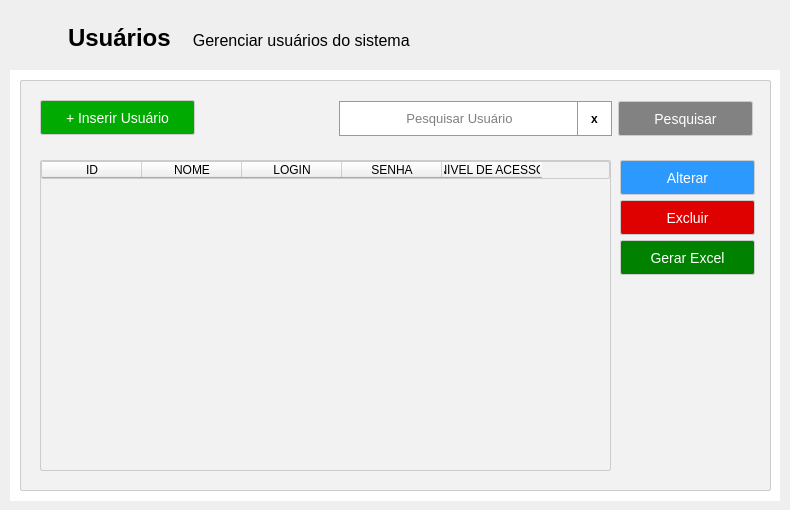
<?xml version="1.0" encoding="UTF-8"?>
<ui version="4.0">
 <class>Tela_Usuarios</class>
 <widget class="QWidget" name="Tela_Usuarios">
  <property name="geometry">
   <rect>
    <x>0</x>
    <y>0</y>
    <width>790</width>
    <height>510</height>
   </rect>
  </property>
  <property name="maximumSize">
   <size>
    <width>790</width>
    <height>510</height>
   </size>
  </property>
  <property name="windowTitle">
   <string>Usuários</string>
  </property>
  <widget class="QStackedWidget" name="Pages">
   <property name="geometry">
    <rect>
     <x>10</x>
     <y>70</y>
     <width>770</width>
     <height>431</height>
    </rect>
   </property>
   <property name="minimumSize">
    <size>
     <width>770</width>
     <height>0</height>
    </size>
   </property>
   <property name="maximumSize">
    <size>
     <width>770</width>
     <height>16777215</height>
    </size>
   </property>
   <property name="styleSheet">
    <string notr="true">background-color: rgb(255, 255, 255);</string>
   </property>
   <property name="currentIndex">
    <number>2</number>
   </property>
   <widget class="QWidget" name="tela_form_cadastrar_usuario">
    <widget class="QPushButton" name="btn_cancelar_cadastro_usuario">
     <property name="geometry">
      <rect>
       <x>180</x>
       <y>220</y>
       <width>155</width>
       <height>35</height>
      </rect>
     </property>
     <property name="minimumSize">
      <size>
       <width>155</width>
       <height>35</height>
      </size>
     </property>
     <property name="font">
      <font>
       <pointsize>-1</pointsize>
      </font>
     </property>
     <property name="cursor">
      <cursorShape>PointingHandCursor</cursorShape>
     </property>
     <property name="styleSheet">
      <string notr="true">QPushButton{
	
	
	background-color: rgb(223, 0, 0);
	border-radius: 2px;
	font-size: 14px;
	color: rgb(255, 255, 255);

}

QPushButton:hover{
	
	
	background-color: rgb(156, 0, 0);

}</string>
     </property>
     <property name="text">
      <string>Cancelar</string>
     </property>
    </widget>
    <widget class="QPushButton" name="btn_salvar_cadastro_usuario">
     <property name="geometry">
      <rect>
       <x>10</x>
       <y>220</y>
       <width>155</width>
       <height>35</height>
      </rect>
     </property>
     <property name="minimumSize">
      <size>
       <width>155</width>
       <height>35</height>
      </size>
     </property>
     <property name="font">
      <font>
       <pointsize>-1</pointsize>
      </font>
     </property>
     <property name="cursor">
      <cursorShape>PointingHandCursor</cursorShape>
     </property>
     <property name="styleSheet">
      <string notr="true">QPushButton{
	
	background-color: rgb(0, 170, 0);
	border-radius: 2px;
	font-size: 14px;
	
	color: rgb(255, 255, 255);
}

QPushButton:hover{
	
	
	background-color: rgb(0, 90, 0);
	
}</string>
     </property>
     <property name="text">
      <string>Salvar</string>
     </property>
    </widget>
    <widget class="QFrame" name="frame">
     <property name="geometry">
      <rect>
       <x>10</x>
       <y>50</y>
       <width>751</width>
       <height>151</height>
      </rect>
     </property>
     <property name="styleSheet">
      <string notr="true">background-color: rgb(242, 242, 242);
border: 1px solid #ccc;
border-radius: 2px;</string>
     </property>
     <property name="frameShape">
      <enum>QFrame::StyledPanel</enum>
     </property>
     <property name="frameShadow">
      <enum>QFrame::Raised</enum>
     </property>
     <widget class="QLabel" name="label_7">
      <property name="geometry">
       <rect>
        <x>20</x>
        <y>20</y>
        <width>70</width>
        <height>20</height>
       </rect>
      </property>
      <property name="minimumSize">
       <size>
        <width>70</width>
        <height>0</height>
       </size>
      </property>
      <property name="font">
       <font>
        <weight>50</weight>
        <bold>false</bold>
       </font>
      </property>
      <property name="styleSheet">
       <string notr="true">border: none;</string>
      </property>
      <property name="text">
       <string>&lt;html&gt;&lt;head/&gt;&lt;body&gt;&lt;p&gt;&lt;span style=&quot; font-size:11pt;&quot;&gt;Nome&lt;/span&gt;&lt;/p&gt;&lt;/body&gt;&lt;/html&gt;</string>
      </property>
     </widget>
     <widget class="QLineEdit" name="input_cadastrar_nome_usuario">
      <property name="geometry">
       <rect>
        <x>80</x>
        <y>20</y>
        <width>431</width>
        <height>25</height>
       </rect>
      </property>
      <property name="minimumSize">
       <size>
        <width>0</width>
        <height>0</height>
       </size>
      </property>
      <property name="styleSheet">
       <string notr="true">font-size: 16px;
background-color: rgb(255, 255, 255);
</string>
      </property>
     </widget>
     <widget class="QLabel" name="label_14">
      <property name="geometry">
       <rect>
        <x>20</x>
        <y>50</y>
        <width>70</width>
        <height>16</height>
       </rect>
      </property>
      <property name="minimumSize">
       <size>
        <width>70</width>
        <height>0</height>
       </size>
      </property>
      <property name="font">
       <font>
        <weight>50</weight>
        <bold>false</bold>
       </font>
      </property>
      <property name="styleSheet">
       <string notr="true">border: none;</string>
      </property>
      <property name="text">
       <string>&lt;html&gt;&lt;head/&gt;&lt;body&gt;&lt;p&gt;&lt;span style=&quot; font-size:11pt;&quot;&gt;Usuário&lt;/span&gt;&lt;/p&gt;&lt;/body&gt;&lt;/html&gt;</string>
      </property>
     </widget>
     <widget class="QLineEdit" name="input_cadastrar_login_usuario">
      <property name="geometry">
       <rect>
        <x>80</x>
        <y>50</y>
        <width>431</width>
        <height>25</height>
       </rect>
      </property>
      <property name="styleSheet">
       <string notr="true">font-size: 16px;
background-color: rgb(255, 255, 255);</string>
      </property>
     </widget>
     <widget class="QLabel" name="label_15">
      <property name="geometry">
       <rect>
        <x>20</x>
        <y>80</y>
        <width>70</width>
        <height>20</height>
       </rect>
      </property>
      <property name="minimumSize">
       <size>
        <width>70</width>
        <height>0</height>
       </size>
      </property>
      <property name="font">
       <font>
        <weight>50</weight>
        <bold>false</bold>
       </font>
      </property>
      <property name="styleSheet">
       <string notr="true">border: none;</string>
      </property>
      <property name="text">
       <string>&lt;html&gt;&lt;head/&gt;&lt;body&gt;&lt;p&gt;&lt;span style=&quot; font-size:11pt;&quot;&gt;Senha&lt;/span&gt;&lt;/p&gt;&lt;/body&gt;&lt;/html&gt;</string>
      </property>
     </widget>
     <widget class="QLineEdit" name="input_cadastrar_senha_usuario">
      <property name="geometry">
       <rect>
        <x>80</x>
        <y>80</y>
        <width>150</width>
        <height>25</height>
       </rect>
      </property>
      <property name="minimumSize">
       <size>
        <width>150</width>
        <height>0</height>
       </size>
      </property>
      <property name="styleSheet">
       <string notr="true">font-size: 16px;
background-color: rgb(255, 255, 255);</string>
      </property>
      <property name="echoMode">
       <enum>QLineEdit::Password</enum>
      </property>
     </widget>
     <widget class="QLabel" name="label_16">
      <property name="geometry">
       <rect>
        <x>240</x>
        <y>80</y>
        <width>111</width>
        <height>20</height>
       </rect>
      </property>
      <property name="minimumSize">
       <size>
        <width>70</width>
        <height>0</height>
       </size>
      </property>
      <property name="font">
       <font>
        <weight>50</weight>
        <bold>false</bold>
       </font>
      </property>
      <property name="styleSheet">
       <string notr="true">border: none;</string>
      </property>
      <property name="text">
       <string>&lt;html&gt;&lt;head/&gt;&lt;body&gt;&lt;p align=&quot;right&quot;&gt;&lt;span style=&quot; font-size:11pt;&quot;&gt;Confirmar Senha&lt;/span&gt;&lt;/p&gt;&lt;/body&gt;&lt;/html&gt;</string>
      </property>
     </widget>
     <widget class="QLineEdit" name="input_cadastrar_senha_2_usuario">
      <property name="geometry">
       <rect>
        <x>360</x>
        <y>80</y>
        <width>150</width>
        <height>25</height>
       </rect>
      </property>
      <property name="minimumSize">
       <size>
        <width>150</width>
        <height>0</height>
       </size>
      </property>
      <property name="styleSheet">
       <string notr="true">font-size: 16px;
background-color: rgb(255, 255, 255);</string>
      </property>
      <property name="echoMode">
       <enum>QLineEdit::Password</enum>
      </property>
     </widget>
     <widget class="QLabel" name="label_17">
      <property name="geometry">
       <rect>
        <x>20</x>
        <y>110</y>
        <width>101</width>
        <height>20</height>
       </rect>
      </property>
      <property name="minimumSize">
       <size>
        <width>70</width>
        <height>0</height>
       </size>
      </property>
      <property name="font">
       <font>
        <weight>50</weight>
        <bold>false</bold>
       </font>
      </property>
      <property name="styleSheet">
       <string notr="true">border: none;</string>
      </property>
      <property name="text">
       <string>&lt;html&gt;&lt;head/&gt;&lt;body&gt;&lt;p align=&quot;right&quot;&gt;&lt;span style=&quot; font-size:11pt;&quot;&gt;Nível de Acesso&lt;/span&gt;&lt;/p&gt;&lt;/body&gt;&lt;/html&gt;</string>
      </property>
     </widget>
     <widget class="QComboBox" name="cb_cadastrar_acesso_usuario">
      <property name="geometry">
       <rect>
        <x>140</x>
        <y>110</y>
        <width>371</width>
        <height>25</height>
       </rect>
      </property>
      <property name="sizePolicy">
       <sizepolicy hsizetype="Expanding" vsizetype="Fixed">
        <horstretch>0</horstretch>
        <verstretch>0</verstretch>
       </sizepolicy>
      </property>
      <property name="font">
       <font>
        <pointsize>11</pointsize>
       </font>
      </property>
      <property name="styleSheet">
       <string notr="true">background-color: rgb(255, 255, 255);
padding: 5px;</string>
      </property>
      <item>
       <property name="text">
        <string>Usuário</string>
       </property>
      </item>
      <item>
       <property name="text">
        <string>Administrador</string>
       </property>
      </item>
     </widget>
     <widget class="QLabel" name="label">
      <property name="geometry">
       <rect>
        <x>560</x>
        <y>20</y>
        <width>151</width>
        <height>110</height>
       </rect>
      </property>
      <property name="minimumSize">
       <size>
        <width>110</width>
        <height>110</height>
       </size>
      </property>
      <property name="styleSheet">
       <string notr="true">border: none;</string>
      </property>
      <property name="text">
       <string>&lt;html&gt;&lt;head/&gt;&lt;body&gt;&lt;p align=&quot;center&quot;&gt;&lt;img src=&quot;View/imagens/cadastrar-usuario.png&quot;&gt;&lt;/p&gt;&lt;/body&gt;&lt;/html&gt;</string>
      </property>
     </widget>
    </widget>
    <widget class="QLabel" name="label_2">
     <property name="geometry">
      <rect>
       <x>10</x>
       <y>20</y>
       <width>221</width>
       <height>21</height>
      </rect>
     </property>
     <property name="text">
      <string>&lt;html&gt;&lt;head/&gt;&lt;body&gt;&lt;p&gt;&lt;span style=&quot; font-size:11pt; font-weight:600; color:#737373;&quot;&gt;CADASTRAR USUÁRIO&lt;/span&gt;&lt;/p&gt;&lt;/body&gt;&lt;/html&gt;</string>
     </property>
    </widget>
   </widget>
   <widget class="QWidget" name="tela_form_alterar_usuario">
    <widget class="QPushButton" name="btn_salvar_alterar_usuario">
     <property name="geometry">
      <rect>
       <x>10</x>
       <y>230</y>
       <width>155</width>
       <height>35</height>
      </rect>
     </property>
     <property name="minimumSize">
      <size>
       <width>155</width>
       <height>35</height>
      </size>
     </property>
     <property name="font">
      <font>
       <pointsize>-1</pointsize>
      </font>
     </property>
     <property name="cursor">
      <cursorShape>PointingHandCursor</cursorShape>
     </property>
     <property name="styleSheet">
      <string notr="true">QPushButton{
	
	background-color: rgb(44, 153, 255);
	border-radius: 2px;
	font-size: 14px;
	color: rgb(255, 255, 255);

}

QPushButton:hover{
	
	background-color: rgb(0, 85, 255);

}</string>
     </property>
     <property name="text">
      <string>Salvar</string>
     </property>
    </widget>
    <widget class="QFrame" name="frame_2">
     <property name="geometry">
      <rect>
       <x>10</x>
       <y>60</y>
       <width>751</width>
       <height>151</height>
      </rect>
     </property>
     <property name="styleSheet">
      <string notr="true">background-color: rgb(242, 242, 242);
border: 1px solid #ccc;
border-radius: 2px;</string>
     </property>
     <property name="frameShape">
      <enum>QFrame::StyledPanel</enum>
     </property>
     <property name="frameShadow">
      <enum>QFrame::Raised</enum>
     </property>
     <widget class="QLabel" name="label_9">
      <property name="geometry">
       <rect>
        <x>20</x>
        <y>20</y>
        <width>70</width>
        <height>20</height>
       </rect>
      </property>
      <property name="minimumSize">
       <size>
        <width>70</width>
        <height>0</height>
       </size>
      </property>
      <property name="font">
       <font>
        <weight>50</weight>
        <bold>false</bold>
       </font>
      </property>
      <property name="styleSheet">
       <string notr="true">border: none;</string>
      </property>
      <property name="text">
       <string>&lt;html&gt;&lt;head/&gt;&lt;body&gt;&lt;p&gt;&lt;span style=&quot; font-size:11pt;&quot;&gt;Nome&lt;/span&gt;&lt;/p&gt;&lt;/body&gt;&lt;/html&gt;</string>
      </property>
     </widget>
     <widget class="QLineEdit" name="input_alterar_nome_usuario">
      <property name="geometry">
       <rect>
        <x>80</x>
        <y>20</y>
        <width>431</width>
        <height>25</height>
       </rect>
      </property>
      <property name="minimumSize">
       <size>
        <width>0</width>
        <height>0</height>
       </size>
      </property>
      <property name="styleSheet">
       <string notr="true">font-size: 16px;
background-color: rgb(255, 255, 255);
</string>
      </property>
     </widget>
     <widget class="QLabel" name="label_18">
      <property name="geometry">
       <rect>
        <x>20</x>
        <y>50</y>
        <width>70</width>
        <height>16</height>
       </rect>
      </property>
      <property name="minimumSize">
       <size>
        <width>70</width>
        <height>0</height>
       </size>
      </property>
      <property name="font">
       <font>
        <weight>50</weight>
        <bold>false</bold>
       </font>
      </property>
      <property name="styleSheet">
       <string notr="true">border: none;</string>
      </property>
      <property name="text">
       <string>&lt;html&gt;&lt;head/&gt;&lt;body&gt;&lt;p&gt;&lt;span style=&quot; font-size:11pt;&quot;&gt;Usuário&lt;/span&gt;&lt;/p&gt;&lt;/body&gt;&lt;/html&gt;</string>
      </property>
     </widget>
     <widget class="QLineEdit" name="input_alterar_login_usuario">
      <property name="geometry">
       <rect>
        <x>80</x>
        <y>50</y>
        <width>431</width>
        <height>25</height>
       </rect>
      </property>
      <property name="styleSheet">
       <string notr="true">font-size: 16px;
background-color: rgb(255, 255, 255);</string>
      </property>
     </widget>
     <widget class="QLabel" name="label_19">
      <property name="geometry">
       <rect>
        <x>20</x>
        <y>80</y>
        <width>70</width>
        <height>20</height>
       </rect>
      </property>
      <property name="minimumSize">
       <size>
        <width>70</width>
        <height>0</height>
       </size>
      </property>
      <property name="font">
       <font>
        <weight>50</weight>
        <bold>false</bold>
       </font>
      </property>
      <property name="styleSheet">
       <string notr="true">border: none;</string>
      </property>
      <property name="text">
       <string>&lt;html&gt;&lt;head/&gt;&lt;body&gt;&lt;p&gt;&lt;span style=&quot; font-size:11pt;&quot;&gt;Senha&lt;/span&gt;&lt;/p&gt;&lt;/body&gt;&lt;/html&gt;</string>
      </property>
     </widget>
     <widget class="QLineEdit" name="input_alterar_senha_usuario">
      <property name="geometry">
       <rect>
        <x>80</x>
        <y>80</y>
        <width>150</width>
        <height>25</height>
       </rect>
      </property>
      <property name="minimumSize">
       <size>
        <width>150</width>
        <height>0</height>
       </size>
      </property>
      <property name="styleSheet">
       <string notr="true">font-size: 16px;
background-color: rgb(255, 255, 255);</string>
      </property>
      <property name="echoMode">
       <enum>QLineEdit::Normal</enum>
      </property>
     </widget>
     <widget class="QLabel" name="label_20">
      <property name="geometry">
       <rect>
        <x>240</x>
        <y>80</y>
        <width>111</width>
        <height>20</height>
       </rect>
      </property>
      <property name="minimumSize">
       <size>
        <width>70</width>
        <height>0</height>
       </size>
      </property>
      <property name="font">
       <font>
        <weight>50</weight>
        <bold>false</bold>
       </font>
      </property>
      <property name="styleSheet">
       <string notr="true">border: none;</string>
      </property>
      <property name="text">
       <string>&lt;html&gt;&lt;head/&gt;&lt;body&gt;&lt;p align=&quot;right&quot;&gt;&lt;span style=&quot; font-size:11pt;&quot;&gt;Confirmar Senha&lt;/span&gt;&lt;/p&gt;&lt;/body&gt;&lt;/html&gt;</string>
      </property>
     </widget>
     <widget class="QLineEdit" name="input_alterar_senha_2_usuario">
      <property name="geometry">
       <rect>
        <x>360</x>
        <y>80</y>
        <width>150</width>
        <height>25</height>
       </rect>
      </property>
      <property name="minimumSize">
       <size>
        <width>150</width>
        <height>0</height>
       </size>
      </property>
      <property name="styleSheet">
       <string notr="true">font-size: 16px;
background-color: rgb(255, 255, 255);</string>
      </property>
      <property name="echoMode">
       <enum>QLineEdit::Normal</enum>
      </property>
     </widget>
     <widget class="QLabel" name="label_21">
      <property name="geometry">
       <rect>
        <x>20</x>
        <y>110</y>
        <width>101</width>
        <height>20</height>
       </rect>
      </property>
      <property name="minimumSize">
       <size>
        <width>70</width>
        <height>0</height>
       </size>
      </property>
      <property name="font">
       <font>
        <weight>50</weight>
        <bold>false</bold>
       </font>
      </property>
      <property name="styleSheet">
       <string notr="true">border: none;</string>
      </property>
      <property name="text">
       <string>&lt;html&gt;&lt;head/&gt;&lt;body&gt;&lt;p align=&quot;right&quot;&gt;&lt;span style=&quot; font-size:11pt;&quot;&gt;Nível de Acesso&lt;/span&gt;&lt;/p&gt;&lt;/body&gt;&lt;/html&gt;</string>
      </property>
     </widget>
     <widget class="QComboBox" name="cb_alterar_acesso_usuario">
      <property name="geometry">
       <rect>
        <x>140</x>
        <y>110</y>
        <width>371</width>
        <height>25</height>
       </rect>
      </property>
      <property name="sizePolicy">
       <sizepolicy hsizetype="Expanding" vsizetype="Fixed">
        <horstretch>0</horstretch>
        <verstretch>0</verstretch>
       </sizepolicy>
      </property>
      <property name="font">
       <font>
        <pointsize>11</pointsize>
       </font>
      </property>
      <property name="styleSheet">
       <string notr="true">background-color: rgb(255, 255, 255);
padding: 5px;</string>
      </property>
      <item>
       <property name="text">
        <string>Usuário</string>
       </property>
      </item>
      <item>
       <property name="text">
        <string>Administrador</string>
       </property>
      </item>
     </widget>
     <widget class="QLabel" name="label_4">
      <property name="geometry">
       <rect>
        <x>560</x>
        <y>20</y>
        <width>151</width>
        <height>110</height>
       </rect>
      </property>
      <property name="minimumSize">
       <size>
        <width>110</width>
        <height>110</height>
       </size>
      </property>
      <property name="styleSheet">
       <string notr="true">border: none;</string>
      </property>
      <property name="text">
       <string>&lt;html&gt;&lt;head/&gt;&lt;body&gt;&lt;p align=&quot;center&quot;&gt;&lt;img src=&quot;View/imagens/editar-usuario.png&quot;&gt;&lt;/p&gt;&lt;/body&gt;&lt;/html&gt;</string>
      </property>
     </widget>
    </widget>
    <widget class="QPushButton" name="btn_cancelar_alterar_usuario">
     <property name="geometry">
      <rect>
       <x>180</x>
       <y>230</y>
       <width>155</width>
       <height>35</height>
      </rect>
     </property>
     <property name="minimumSize">
      <size>
       <width>155</width>
       <height>35</height>
      </size>
     </property>
     <property name="maximumSize">
      <size>
       <width>155</width>
       <height>16777215</height>
      </size>
     </property>
     <property name="font">
      <font>
       <pointsize>-1</pointsize>
      </font>
     </property>
     <property name="cursor">
      <cursorShape>PointingHandCursor</cursorShape>
     </property>
     <property name="styleSheet">
      <string notr="true">QPushButton{
	
	
	background-color: rgb(223, 0, 0);
	border-radius: 2px;
	font-size: 14px;
	color: rgb(255, 255, 255);

}

QPushButton:hover{
	
	
	background-color: rgb(156, 0, 0);

}</string>
     </property>
     <property name="text">
      <string>Cancelar</string>
     </property>
    </widget>
    <widget class="QWidget" name="layoutWidget">
     <property name="geometry">
      <rect>
       <x>12</x>
       <y>20</y>
       <width>270</width>
       <height>27</height>
      </rect>
     </property>
     <layout class="QHBoxLayout" name="layout_titulo_form_alt">
      <item>
       <widget class="QLabel" name="label_3">
        <property name="text">
         <string>&lt;html&gt;&lt;head/&gt;&lt;body&gt;&lt;p&gt;&lt;span style=&quot; font-size:11pt; font-weight:600; color:#004264;&quot;&gt;ALTERAR USUÁRIO - &lt;/span&gt;&lt;span style=&quot; font-size:11pt; font-weight:600; color:#00689c;&quot;&gt;ID:&lt;/span&gt;&lt;/p&gt;&lt;/body&gt;&lt;/html&gt;</string>
        </property>
       </widget>
      </item>
      <item>
       <widget class="QLineEdit" name="input_alterar_id_usuario">
        <property name="enabled">
         <bool>false</bool>
        </property>
        <property name="minimumSize">
         <size>
          <width>80</width>
          <height>0</height>
         </size>
        </property>
        <property name="maximumSize">
         <size>
          <width>80</width>
          <height>16777215</height>
         </size>
        </property>
        <property name="toolTip">
         <string>&lt;html&gt;&lt;head/&gt;&lt;body&gt;&lt;p align=&quot;center&quot;&gt;&lt;br/&gt;&lt;/p&gt;&lt;/body&gt;&lt;/html&gt;</string>
        </property>
        <property name="styleSheet">
         <string notr="true">font-size: 16px;
background-color: rgb(255, 255, 255);
</string>
        </property>
        <property name="dragEnabled">
         <bool>false</bool>
        </property>
       </widget>
      </item>
     </layout>
    </widget>
   </widget>
   <widget class="QWidget" name="tela_principal_usuarios">
    <widget class="QFrame" name="frame_3">
     <property name="geometry">
      <rect>
       <x>10</x>
       <y>10</y>
       <width>751</width>
       <height>411</height>
      </rect>
     </property>
     <property name="styleSheet">
      <string notr="true">background-color: rgb(242, 242, 242);
border: 1px solid #ccc;
border-radius: 2px;</string>
     </property>
     <property name="frameShape">
      <enum>QFrame::StyledPanel</enum>
     </property>
     <property name="frameShadow">
      <enum>QFrame::Raised</enum>
     </property>
     <widget class="QPushButton" name="btn_form_cadastrar_usuario">
      <property name="geometry">
       <rect>
        <x>20</x>
        <y>20</y>
        <width>155</width>
        <height>35</height>
       </rect>
      </property>
      <property name="minimumSize">
       <size>
        <width>155</width>
        <height>35</height>
       </size>
      </property>
      <property name="font">
       <font>
        <pointsize>-1</pointsize>
       </font>
      </property>
      <property name="cursor">
       <cursorShape>PointingHandCursor</cursorShape>
      </property>
      <property name="styleSheet">
       <string notr="true">QPushButton{
	
	background-color: rgb(0, 170, 0);
	border-radius: 2px;
	font-size: 14px;
	
	color: rgb(255, 255, 255);
}

QPushButton:hover{
	
	background-color: rgb(76, 191, 41);
	
}</string>
      </property>
      <property name="text">
       <string>+ Inserir Usuário</string>
      </property>
     </widget>
     <widget class="QLineEdit" name="input_pesquisar_usuario">
      <property name="geometry">
       <rect>
        <x>319</x>
        <y>21</y>
        <width>241</width>
        <height>35</height>
       </rect>
      </property>
      <property name="minimumSize">
       <size>
        <width>200</width>
        <height>35</height>
       </size>
      </property>
      <property name="font">
       <font>
        <pointsize>10</pointsize>
       </font>
      </property>
      <property name="styleSheet">
       <string notr="true">background-color: rgb(255, 255, 255);
border-radius: 0px;
border: 1px solid #999;</string>
      </property>
      <property name="alignment">
       <set>Qt::AlignCenter</set>
      </property>
      <property name="placeholderText">
       <string>Pesquisar Usuário</string>
      </property>
     </widget>
     <widget class="QPushButton" name="btn_pesquisar_usuario">
      <property name="geometry">
       <rect>
        <x>598</x>
        <y>21</y>
        <width>135</width>
        <height>35</height>
       </rect>
      </property>
      <property name="minimumSize">
       <size>
        <width>135</width>
        <height>35</height>
       </size>
      </property>
      <property name="font">
       <font>
        <pointsize>-1</pointsize>
       </font>
      </property>
      <property name="cursor">
       <cursorShape>PointingHandCursor</cursorShape>
      </property>
      <property name="styleSheet">
       <string notr="true">QPushButton{
	
	
	background-color: rgb(130, 130, 130);
	border-radius: 2px;
	font-size: 14px;
	color: rgb(255, 255, 255);

}

QPushButton:hover{
	
	
	background-color: rgb(88, 88, 88);

}</string>
      </property>
      <property name="text">
       <string>Pesquisar</string>
      </property>
     </widget>
     <widget class="QPushButton" name="btn_excluir_usuario">
      <property name="geometry">
       <rect>
        <x>600</x>
        <y>120</y>
        <width>135</width>
        <height>35</height>
       </rect>
      </property>
      <property name="minimumSize">
       <size>
        <width>135</width>
        <height>35</height>
       </size>
      </property>
      <property name="font">
       <font>
        <pointsize>-1</pointsize>
       </font>
      </property>
      <property name="cursor">
       <cursorShape>PointingHandCursor</cursorShape>
      </property>
      <property name="styleSheet">
       <string notr="true">QPushButton{
	
	
	background-color: rgb(223, 0, 0);
	border-radius: 2px;
	font-size: 14px;
	color: rgb(255, 255, 255);

}

QPushButton:hover{
	
	
	background-color: rgb(156, 0, 0);

}</string>
      </property>
      <property name="text">
       <string>Excluir</string>
      </property>
     </widget>
     <widget class="QPushButton" name="btn_form_alterar_usuario">
      <property name="geometry">
       <rect>
        <x>600</x>
        <y>80</y>
        <width>135</width>
        <height>35</height>
       </rect>
      </property>
      <property name="minimumSize">
       <size>
        <width>135</width>
        <height>35</height>
       </size>
      </property>
      <property name="font">
       <font>
        <pointsize>-1</pointsize>
       </font>
      </property>
      <property name="cursor">
       <cursorShape>PointingHandCursor</cursorShape>
      </property>
      <property name="styleSheet">
       <string notr="true">QPushButton{
	
	background-color: rgb(44, 153, 255);
	border-radius: 2px;
	font-size: 14px;
	color: rgb(255, 255, 255);

}

QPushButton:hover{
	
	
	background-color: rgb(0, 85, 255);

}</string>
      </property>
      <property name="text">
       <string>Alterar</string>
      </property>
     </widget>
     <widget class="QTableWidget" name="tb_lista_usuarios">
      <property name="geometry">
       <rect>
        <x>20</x>
        <y>80</y>
        <width>571</width>
        <height>311</height>
       </rect>
      </property>
      <property name="sizePolicy">
       <sizepolicy hsizetype="Expanding" vsizetype="Expanding">
        <horstretch>0</horstretch>
        <verstretch>0</verstretch>
       </sizepolicy>
      </property>
      <column>
       <property name="text">
        <string>ID</string>
       </property>
      </column>
      <column>
       <property name="text">
        <string>NOME</string>
       </property>
      </column>
      <column>
       <property name="text">
        <string>LOGIN</string>
       </property>
      </column>
      <column>
       <property name="text">
        <string>SENHA</string>
       </property>
      </column>
      <column>
       <property name="text">
        <string>NÍVEL DE ACESSO</string>
       </property>
      </column>
     </widget>
     <widget class="QPushButton" name="btn_gerar_excel_usuario">
      <property name="geometry">
       <rect>
        <x>600</x>
        <y>160</y>
        <width>135</width>
        <height>35</height>
       </rect>
      </property>
      <property name="minimumSize">
       <size>
        <width>135</width>
        <height>35</height>
       </size>
      </property>
      <property name="font">
       <font>
        <pointsize>-1</pointsize>
       </font>
      </property>
      <property name="cursor">
       <cursorShape>PointingHandCursor</cursorShape>
      </property>
      <property name="styleSheet">
       <string notr="true">QPushButton{
	
	background-color: rgb(0, 130, 0);
	border-radius: 2px;
	font-size: 14px;
	color: rgb(255, 255, 255);

}

QPushButton:hover{
	
	background-color: rgb(0, 100, 0);
}</string>
      </property>
      <property name="text">
       <string>Gerar Excel</string>
      </property>
     </widget>
     <widget class="QPushButton" name="btn_limpa_pesquisar_usuario">
      <property name="geometry">
       <rect>
        <x>557</x>
        <y>21</y>
        <width>35</width>
        <height>35</height>
       </rect>
      </property>
      <property name="minimumSize">
       <size>
        <width>35</width>
        <height>35</height>
       </size>
      </property>
      <property name="maximumSize">
       <size>
        <width>35</width>
        <height>35</height>
       </size>
      </property>
      <property name="font">
       <font>
        <weight>75</weight>
        <bold>true</bold>
       </font>
      </property>
      <property name="cursor">
       <cursorShape>PointingHandCursor</cursorShape>
      </property>
      <property name="toolTip">
       <string>&lt;html&gt;&lt;head/&gt;&lt;body&gt;&lt;p&gt;&lt;span style=&quot; font-weight:400;&quot;&gt;Limpar filtro de pesquisa&lt;/span&gt;&lt;/p&gt;&lt;/body&gt;&lt;/html&gt;</string>
      </property>
      <property name="styleSheet">
       <string notr="true">background-color: rgb(255, 255, 255);
border-radius: 0px;
border: 1px solid #999;</string>
      </property>
      <property name="text">
       <string>x</string>
      </property>
     </widget>
    </widget>
   </widget>
  </widget>
  <widget class="QWidget" name="">
   <property name="geometry">
    <rect>
     <x>12</x>
     <y>12</y>
     <width>413</width>
     <height>52</height>
    </rect>
   </property>
   <layout class="QHBoxLayout" name="lyout_titulo_usuarios">
    <item>
     <widget class="QLabel" name="label_8">
      <property name="minimumSize">
       <size>
        <width>50</width>
        <height>50</height>
       </size>
      </property>
      <property name="maximumSize">
       <size>
        <width>50</width>
        <height>50</height>
       </size>
      </property>
      <property name="text">
       <string>&lt;html&gt;&lt;head/&gt;&lt;body&gt;&lt;p align=&quot;center&quot;&gt;&lt;img src=&quot;View/imagens/usuarios-titulo.png&quot;&gt;&lt;/p&gt;&lt;/body&gt;&lt;/html&gt;</string>
      </property>
     </widget>
    </item>
    <item>
     <widget class="QLabel" name="label_6">
      <property name="styleSheet">
       <string notr="true">font: 8pt &quot;Open Sans&quot;;</string>
      </property>
      <property name="text">
       <string>&lt;html&gt;&lt;head/&gt;&lt;body&gt;&lt;p&gt;&lt;span style=&quot; font-size:18pt; font-weight:600;&quot;&gt;Usuários&lt;/span&gt;&lt;span style=&quot; font-size:22pt; font-weight:600;&quot;/&gt;&lt;span style=&quot; font-size:12pt;&quot;&gt;     Gerenciar usuários do sistema&lt;/span&gt;&lt;/p&gt;&lt;/body&gt;&lt;/html&gt;</string>
      </property>
     </widget>
    </item>
   </layout>
  </widget>
 </widget>
 <resources/>
 <connections/>
</ui>
